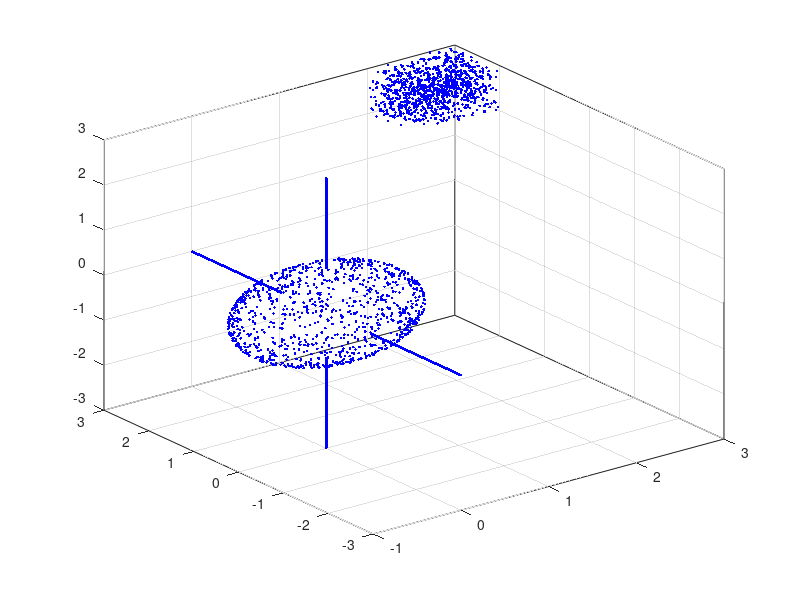

Write MATLAB code to recreate this figure.
function A = genLDdata
% This function will return 1,000 points
% in 3 dimensions.
%
%   X = genLDdata
%
%   It consists of data along two lines,
%   data on the surface of a sphere, and
%   data in a cube. This data set can be
%   used to explore the estimation of
%   local dimension.

 %sample from the surface of a sphere
 X1 = randn(1000,1);
 X2 = randn(1000,1);
 X3 = randn(1000,1);
 lambda = sqrt(X1.^2 + X2.^2 + X3.^2);
 X1 = X1./lambda;
 X2 = X2./lambda;
 X3 = X3./lambda;
 X = [X1,X2,X3];
 plot3(X(:,1),X(:,2),X(:,3),'r.')
 
%sample from a cube
 X1 = rand(1000,1) + 2;
 X2 = rand(1000,1) + 2;
 X3 = rand(1000,1) + 2;
 
 XX = [X1,X2,X3];
 hold on
 plot3(XX(:,1),XX(:,2),XX(:,3),'g.')
 
 %sample from lines attached to a sphere
 X1 = zeros(1000,1);
 X2 = zeros(1000,1);
 X3 = 2*rand(1000,1) + 1;
 L1 = [X1,X2,X3];
 
 X1 = zeros(1000,1);
 X2 = zeros(1000,1);
 X3 = -2*rand(1000,1) + -1;
 L2 = [X1,X2,X3];
 
 X1 = zeros(1000,1);
 X2 = 2*rand(1000,1)+1;
 X3 = zeros(1000,1);
 L3 = [X1,X2,X3];
 
 X1 = zeros(1000,1);
 X2 = -2*rand(1000,1)-1;
 X3 = zeros(1000,1);
 L4 = [X1,X2,X3];
 
 A = zeros(6000,3);
 A(1:1000,:) = X;
 A(1001:2000,:) = XX;
 A(2001:3000,:) = L1;
 A(3001:4000,:) = L2;
 A(4001:5000,:) = L3;
 A(5001:6000,:) = L4;
 
 plot3(A(:,1),A(:,2),A(:,3),'b.')
 grid on
 box on
 
 hold off
